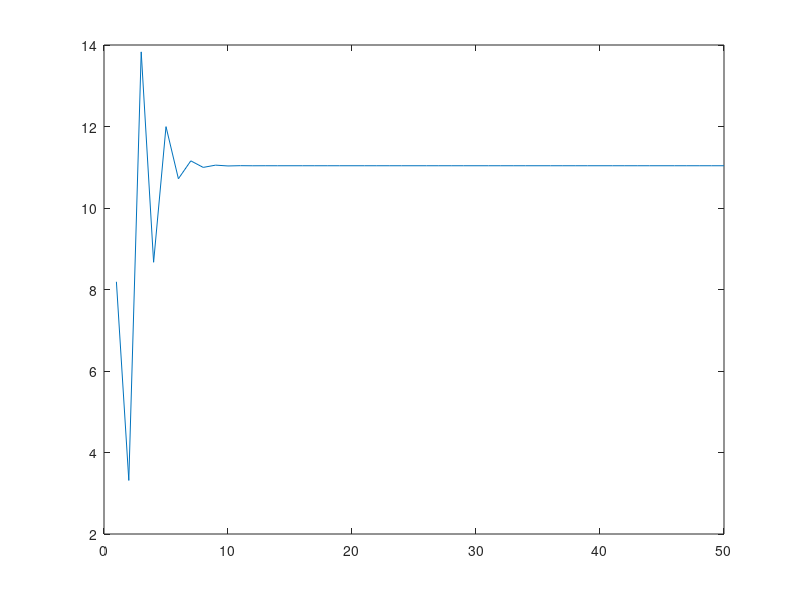

MATLAB code for this plot:
function vlcislo

% vypocet nejvetsiho vlastniho cisla

% pouzijeme velmi jednoduchou diagonalni matici 3x3, u ktere zname vlastni cisla, 
% ale muzete si vyzkouset i jine matice

%matice=[4 0 0;0 3.7 0; 0 0 3]
matice=[4 0 -10;0 3.7 -8.8; -7.85 2.6 3]

% do vlastniho vektoru v ulozime uvodni odhad

v=[1;1;1]

% budeme opakovat 50, v prubehu vypoctu si budeme pamatovat normu matice*v, 
% tedy odhad vlastniho cisla (vime ze se ma blizit ctyrce)

iteraci=50;

for i=1:iteraci
	odhadVlastnihoCisla(i) = norm(matice*v);
	v = matice*v / norm(matice*v);
end;

% odhad vlastniho cisla je
lambda=norm(matice*v)

% odhad vlastniho vektoru je
v

% zobrazime si jak jsme se k vlastnimu cislu blizili

plot(1:iteraci,odhadVlastnihoCisla);

end